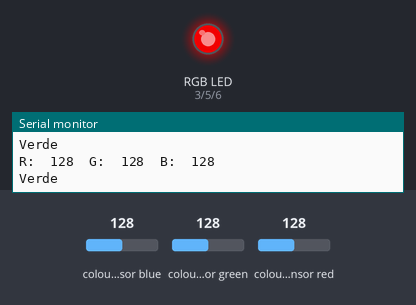
The sketch below on a simulated ESP32-S3. On the bench: an RGB LED mixed from three pins (HIGH = lit), the last lines printed to the serial monitor. Inputs (shaded band) come from the test bench; at power-on: colour sensor blue 128, colour sensor red 128, colour sensor green 128. Dim RGB values are drawn brighter than linear.

Above: at 1.2 s.
1.3 s: colour sensor blue set to 191
At 2.5 s:
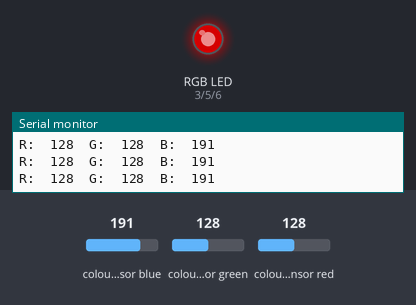
2.9 s: colour sensor blue set to 250
At 4.3 s:
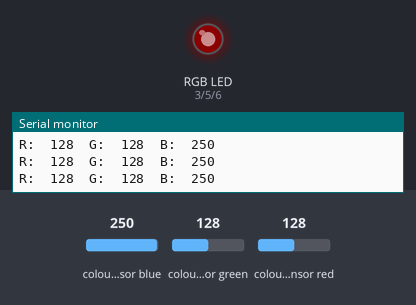
4.6 s: colour sensor blue set to 128
At 5.1 s:
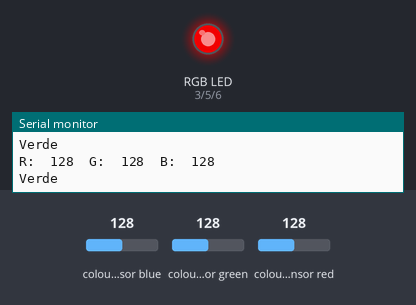
6.3 s: colour sensor red set to 134
Timing chart, 0 to 8.8 s (numbered marks = the images above; inputs shaded):
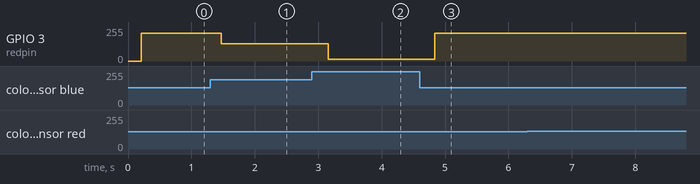

Measured:
- after the input at 1.3 s, GPIO 3 (redpin): 208/255 → 130/255 after 0.17 s
- after the input at 2.9 s, GPIO 3 (redpin): 130/255 → 12/255 after 0.26 s
- after the input at 4.6 s, GPIO 3 (redpin): 12/255 → 208/255 after 0.24 s

The sketch:

rgbVerifier.ino
```cpp
#include <Wire.h>
#include "Adafruit_TCS34725.h"

// Function to detect the green color
int Green(int R, int G, int B) {
  if ((R < 180 && R > 65 && B < 180 && B > 65 && G > 107) || (B * 10 < G && G > 35)) {
    return 1;
  } else {
    return 0;
  }
}

// Function to detect the red color
int Red(int R, int G, int B) {
  if ((R > 130 && B < 180 && B > 55 && G > 55 && G < 180) || (B * 10 < R && R > 35)) {
    return 1;
  } else {
    return 0;
  }
}

// Function to detect the silver color
int Silver(int R, int G, int B) {
  if (R > 90 && R < 109 && 95 > B && B > 70 && G > 100 && G < 113){
    return 1;
  } else {
    return 0;
  }
}

//ALTERAR PORTAS PARA ARDUINO MEGA
#define redpin 3
#define greenpin 5
#define bluepin 6


#define commonAnode true

// Gamma conversion table
byte gammatable[256];

// Instance of the TCS34725 sensor with integration time and gain parameters
Adafruit_TCS34725 tcs = Adafruit_TCS34725(TCS34725_INTEGRATIONTIME_50MS, TCS34725_GAIN_4X);

void setup() {
  Serial.begin(9600);

  // Initialize the TCS34725 sensor
  if (tcs.begin()) {

    // Sensor initialized successfully

  } else {

    // Sensor not found, display error message
    Serial.println("No TCS34725 found ... check your connections");
    while (1)
      ;  // Halt the execution
  }

// Pin configuration for ESP32 or other boards
#if defined(ARDUINO_ARCH_ESP32)
  ledcAttach(redpin, 12000, 8);
  ledcAttach(greenpin, 12000, 8);
  ledcAttach(bluepin, 12000, 8);
#else
  pinMode(redpin, OUTPUT);
  pinMode(greenpin, OUTPUT);
  pinMode(bluepin, OUTPUT);
#endif

  // Fill the gamma table
  for (int i = 0; i < 256; i++) {
    float x = i;
    x /= 255;
    x = pow(x, 2.5);
    x *= 255;

    if (commonAnode) {
      gammatable[i] = 255 - x;
    } else {
      gammatable[i] = x;
    }
  }
}

void loop() {
  float red, green, blue;

  // Turn on the sensor LED
  tcs.setInterrupt(false);
  delay(60);  // takes 60ms to read

  // Get RGB values from the sensor
  tcs.getRGB(&red, &green, &blue);

  // Turn off the sensor LED
  tcs.setInterrupt(true);

  // Display the RGB values on the serial monitor
  Serial.print("R:\t");
  Serial.print(int(red));
  Serial.print("\tG:\t");
  Serial.print(int(green));
  Serial.print("\tB:\t");
  Serial.print(int(blue));

  // Check and display the detected color
  if (Green((int)red, (int)green, (int)blue) == 1 && Red((int)red, (int)green, (int)blue) == 0 && Silver((int)red, (int)green, (int)blue) == 0) {
    Serial.print("\nVerde");
  }
  if (Green((int)red, (int)green, (int)blue) == 0 && Red((int)red, (int)green, (int)blue) == 1 && Silver((int)red, (int)green, (int)blue) == 0) {
    Serial.print("\nVermelho");
  }
  if (Silver((int)red, (int)green, (int)blue) == 1 && Red((int)red, (int)green, (int)blue) == 0 && Green((int)red, (int)green, (int)blue) == 0) {
    Serial.print("\nPrata");
  }

  Serial.print("\n");
  delay(100);

  // Set the RGB values on the output pins
#if defined(ARDUINO_ARCH_ESP32)
  ledcWrite(1, gammatable[(int)red]);
  ledcWrite(2, gammatable[(int)green]);
  ledcWrite(3, gammatable[(int)blue]);
#else
  analogWrite(redpin, gammatable[(int)red]);
  analogWrite(greenpin, gammatable[(int)green]);
  analogWrite(bluepin, gammatable[(int)blue]);
#endif
}
```
